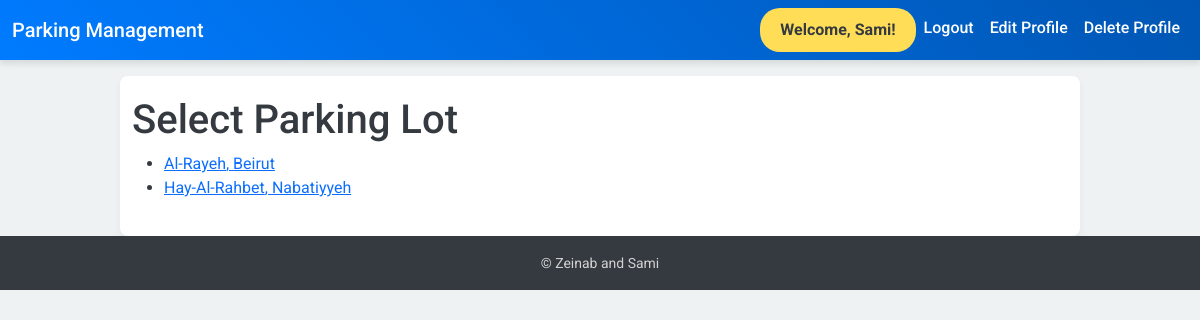
Page /select-parking-lot/ (signed in) on the committed database.
### myapp/models.py (models this page shows)
class ParkingLot(models.Model):
    name = models.CharField(max_length=100)
    address = models.CharField(max_length=200)
    user = models.ForeignKey(User, on_delete=models.CASCADE, default=1)
    revenue = models.DecimalField(max_digits=10, decimal_places=2, default=0.0)

### myapp/views.py (the view)
# urls.py: path('select-parking-lot/', views.select_parking_lot, name='select_parking_lot'),
def select_parking_lot(request):
    parking_lots = ParkingLot.objects.all()
    return render(request, 'select_parking_lot.html', {'parking_lots': parking_lots})

### myapp/templates/select_parking_lot.html
{% extends 'base.html' %}
{% block content %}
<h1>Select Parking Lot</h1>
<ul>
  {% for parking_lot in parking_lots %}
    <li>
      <a href="{% url 'book_parking' parking_lot.id %}">{{ parking_lot.name }}, {{ parking_lot.address}}</a>
    </li>
  {% endfor %}
</ul>
{% endblock %}

### myapp/templates/base.html (shortened to what this page needs)
<!DOCTYPE html>
<html lang="en">
<head>
  <link rel="stylesheet" href="https://cdn.jsdelivr.net/npm/bootstrap@5.3.2/dist/css/bootstrap.min.css">
</head>
<body>
  <nav class="navbar navbar-expand-lg navbar-dark">
    <div class="container-fluid">
      <a class="navbar-brand" href="{% url 'home' %}">Parking Management</a>
      <div class="collapse navbar-collapse" id="navbarNav">
        <ul class="navbar-nav ms-auto">
          {% if user.is_authenticated %}
            <li class="nav-item">
              <a class="nav-link welcome" href="#">Welcome, {{ user.username }}!</a>
            </li>
            <li class="nav-item">
              <a class="nav-link" href="{% url 'logout' %}">Logout</a>
            </li>
            <li class="nav-item">
              <a class="nav-link" href="{% url 'edit_profile' %}">Edit Profile</a>
            </li>
            <li class="nav-item">
              <a class="nav-link" href="{% url 'delete_profile' %}">Delete Profile</a>
            </li>
          {% endif %}
        </ul>
      </div>
    </div>
  </nav>
  <main class="container mt-3">
    {% block content %}{% endblock %}
  </main>
  <footer class="footer text-center">
    <div class="container">
      <span>&copy; Zeinab and Sami </a></span>
    </div>
  </footer>
</body>
</html>

### myapp/templates/base.html (style rules this page uses)
body { background-color: #eef2f3; font-family: 'Roboto', sans-serif; color: #343a40; margin: 0; }
.navbar { background: linear-gradient(45deg, #007bff, #0056b3); box-shadow: 0px 4px 6px rgba(0, 0, 0, 0.1); }
.navbar-brand, .nav-link { color: #ffffff !important; font-weight: 500; text-transform: capitalize; }
main { background: #ffffff; padding: 20px; border-radius: 8px; box-shadow: 0 4px 8px rgba(0, 0, 0, 0.05); }
.footer { background-color: #343a40; color: #d1d1d1; padding: 15px 0; }
.footer span { font-size: 14px; }
.container.mt-3 { max-width: 960px; }
.navbar .nav-link.welcome { background-color: #ffdd57; color: #343a40 !important; font-weight: bold; padding: 10px 20px; border-radius: 20px; transition: all 0.3s ease-in-out; }

### rows in the picture
ParkingLot: name "Al-Rayeh", address "Beirut"
ParkingLot: name "Hay-Al-Rahbet", address "Nabatiyyeh"

### other values in the picture
{{ user.username }} "Sami"
